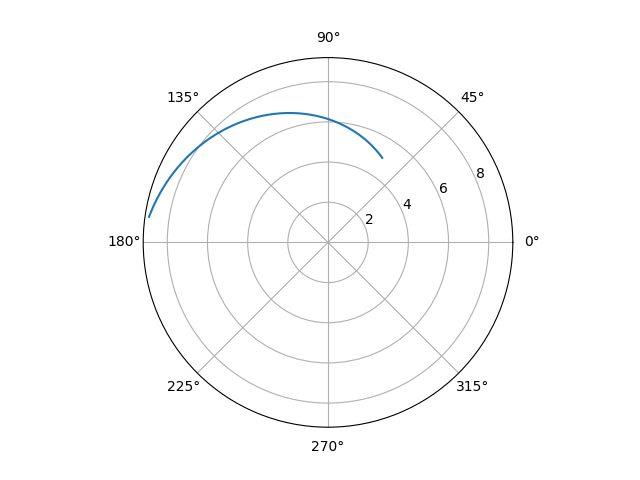

The script that saved this image:
import numpy as np
import matplotlib.pyplot as plt
import math

#отрезок в полярных координатах

k = 2
b = 3
xx = np.linspace(1, 3, 100)
yy = k * xx + b
plt.polar(xx, yy)
plt.grid(True)
plt.savefig('part2_task3-3.png')

